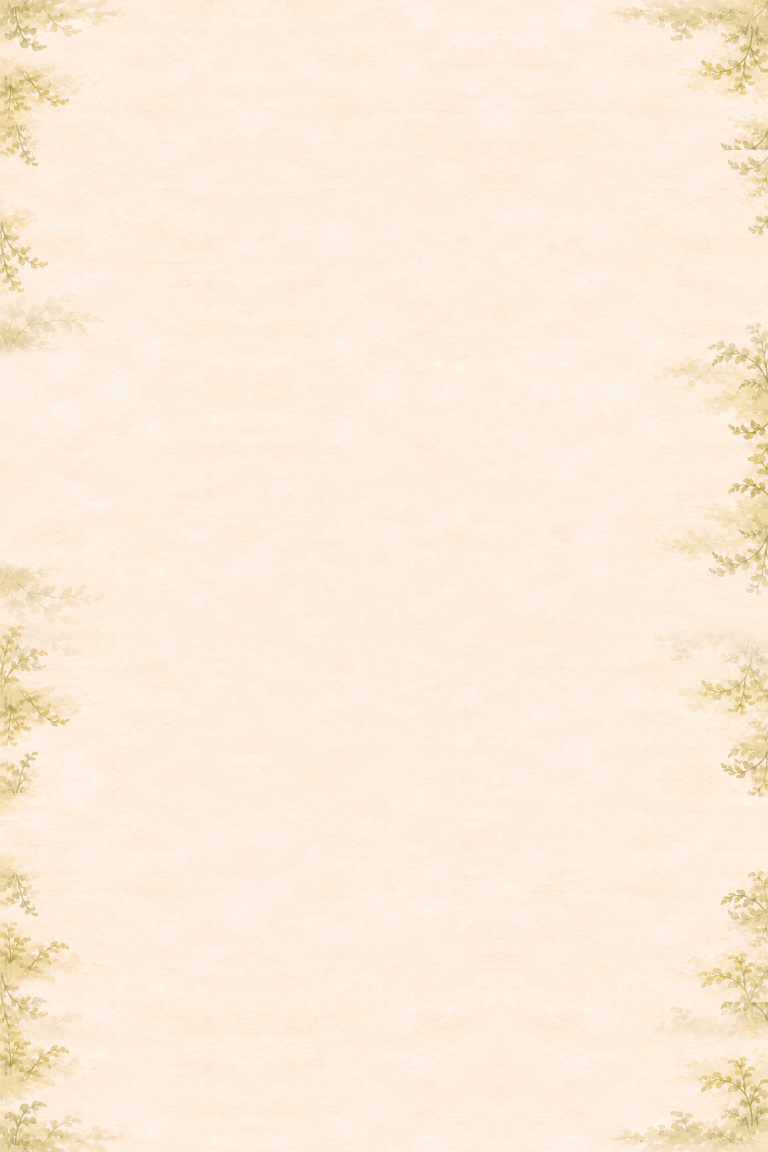
#> input picture app/src/main/assets/web/assets/forest/garden-wide.png, 1536 x 2304 px (shown at 1/2 size)
$ python build-lake-floor.py
#> lines starting #> are read from the running program, lines starting #| are printed output that depends on the picture
"""0.9.0 동쪽 호수 물가: the lake region's floor (paper continued from the forest, damp shore, soft ink-wash water, reeds,
grass tufts) and its winter ice layer. Usage: python3 tools/build-lake-floor.py
The water shape is the same formula as world.js waterD() (ellipse + three sines) so what is drawn is what blocks walking;
the drawing adds a soft wash around it. The images cover x 1.05..3.3, y -0.25..1.25 (0.9.5: the whole lake and the land
east of it, user: "호수는 확장시켜 놓자")."""
import numpy as np, math, random, os
from PIL import Image, ImageDraw, ImageFilter
ROOT=os.path.join(os.path.dirname(__file__),'..','app','src','main','assets','web','assets','forest')
X0,X1,Y0,Y1=1.05,3.3,-.25,1.25; K=2; PX=360*K; PY=576*K
W=int((X1-X0)*PX); H=int((Y1-Y0)*PY)
random.seed(7)
def P(u,v): return ((u-X0)*PX,(v-Y0)*PY)
yy,xx=np.mgrid[0:H,0:W].astype(np.float32); U=xx/PX+X0; V=yy/PY+Y0
def noise(grid,oct=3,seed=0):
#> called with grid = 330, oct = 2, seed = 9
    r=np.random.default_rng(seed);out=np.zeros((H,W),np.float32);amp=1;tot=0
    for o in range(oct):
        gw=max(2,int(grid*2**o)); gh=max(2,int(grid*2**o*H/W))
        g=r.random((gh,gw)).astype(np.float32)
        out+=np.asarray(Image.fromarray((g*255).astype(np.uint8)).resize((W,H),Image.BICUBIC),np.float32)/255*amp;tot+=amp;amp*=.5
    return out/tot
def smooth(m,r): return np.asarray(Image.fromarray((np.clip(m,0,1)*255).astype(np.uint8)).filter(ImageFilter.GaussianBlur(r)),np.float32)/255
# --- the shared water shape (world.js waterD) ---
def waterD(u,v): return np.sqrt(((u-2.25)/.74)**2+((v-.56)/.46)**2)+.045*np.sin(v*11+1.3)+.03*np.sin(v*23+.4)+.02*np.sin(u*19+2.1)
D=waterD(U,V)
fine=noise(330,2,9)              # the soft, granular edge the user chose ("물가 경계는 이 컨셉이 나음")
d=D+(fine-.5)*.7
water=d<1.0
# paper: mirror the forest floor at x 1.25 so the join is invisible
gw=np.asarray(Image.open(os.path.join(ROOT,'garden-wide.png')).convert('RGB'),np.float32)
tt=np.mod(U+.25,3.0); gx=np.where(tt<1.5,tt,3.0-tt)-.25; gx=((gx+.25)/1.5*gw.shape[1]).astype(int).clip(0,gw.shape[1]-1)
gy=((V+.25)/1.5*gw.shape[0]).astype(int).clip(0,gw.shape[0]-1)
rgb=gw[gy,gx].copy()
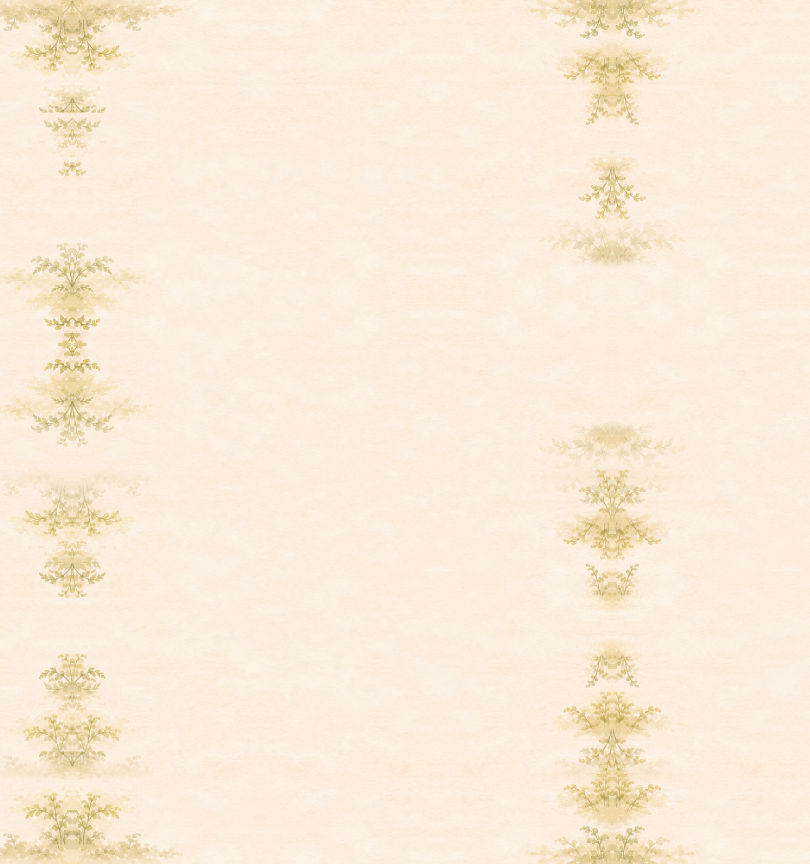
#> rgb: shape (1728, 1620, 3) float32 (shown at 1/2 size); mean R, G, B 253.7, 236.2, 217.5
alpha=np.clip((U-1.10)/.12,0,1)
wm=smooth(water,1.6*K)
damp=np.clip(1-(d-1.0)/.55,0,1)*(1-wm); damp=damp**1.6
rgb=rgb*(1-.35*damp[...,None])+np.array([206,193,166])*(.35*damp[...,None])
rgb=rgb*(1-.18*damp[...,None])+np.array([196,201,172])*(.18*damp[...,None])
band=np.clip(1-np.abs(d-1.03)/.06,0,1)*(1-wm)
rgb=rgb*(1-.18*band[...,None])+np.array([170,162,140])*(.18*band[...,None])
inner=np.clip((1.0-d)/.9,0,1)**.8
wc=np.array([180,203,200],np.float32)*(1-inner[...,None])+np.array([150,178,180],np.float32)*inner[...,None]
wc=wc*(0.97+0.05*noise(170,2,5)[...,None])
edge=np.clip(1-np.abs(d-.975)/.035,0,1); wc=wc*(1-.22*edge[...,None])
wc=wc+((np.sin(V*95+noise(40,3,1)*6)*.5+.5)**8*inner)[...,None]*22
rgb=rgb*(1-.9*wm[...,None])+wc*(.9*wm[...,None])
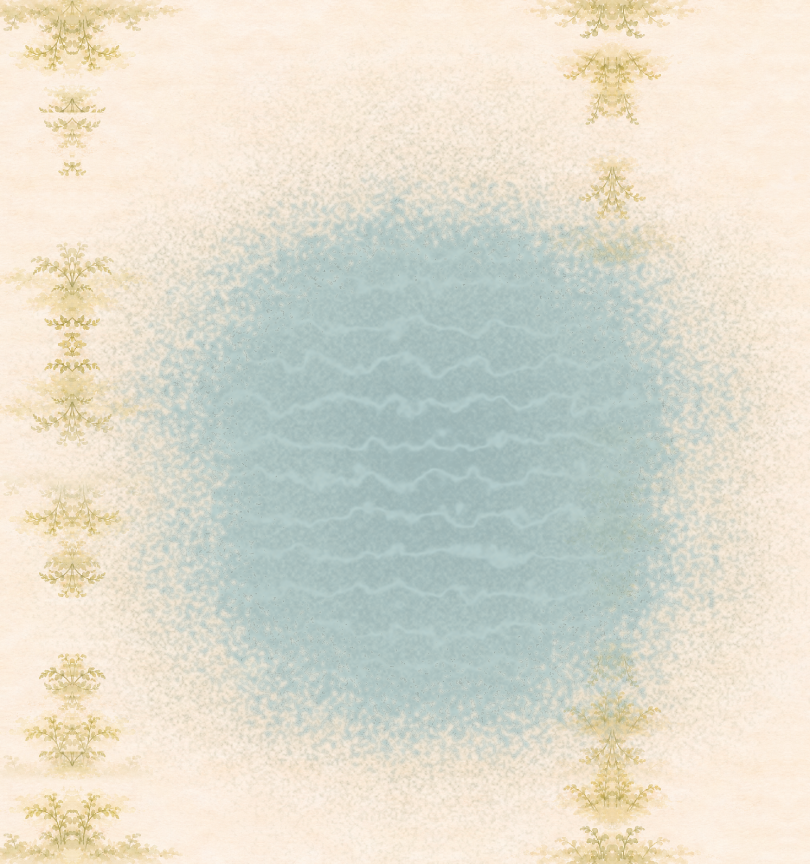
#> rgb: shape (1728, 1620, 3) float64 (shown at 1/2 size); mean R, G, B 222.4, 219.8, 205.6
img=Image.fromarray(np.clip(rgb,0,255).astype(np.uint8)).convert('RGBA'); img.putalpha(Image.fromarray((alpha*255).astype(np.uint8)))
#> after `img.putalpha(Image.fromarray((alpha * 255).astype(np.uint8)))`:
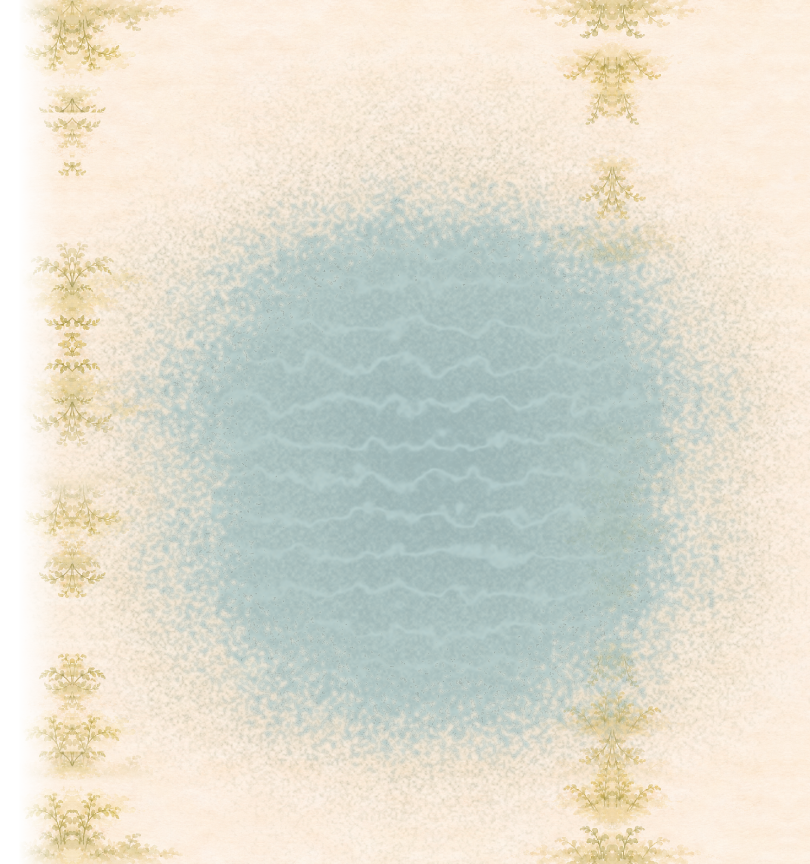
#> img: PIL image 1620x1728 RGBA (shown at 1/2 size); mean R, G, B, A 222, 219.4, 205.3, 242.4; transparent parts drawn white
ov=Image.new('RGBA',(W,H),(0,0,0,0)); dr=ImageDraw.Draw(ov)
#> after `ov = Image.new('RGBA', (W, H), (0, 0, 0, 0))`: ov: PIL image 1620x1728 RGBA; every value is 0
for _ in range(30):
    u=random.uniform(1.62,2.9); v=random.uniform(.2,.95); x,y=P(u,v)
    if not water[int(y),int(x)]: continue
    L=random.uniform(30,70)*K/2; dr.arc([x-L,y-L*.18,x+L,y+L*.18],200,340,fill=(238,244,240,150),width=K)
img.alpha_composite(ov.filter(ImageFilter.GaussianBlur(1.0)))
ov=Image.new('RGBA',(W,H),(0,0,0,0)); dr=ImageDraw.Draw(ov)
def stroke(x0,y0,x1,y1,w0,col,steps=10):
    for i in range(steps):
        t0,t1=i/steps,(i+1)/steps
        dr.line([(x0+(x1-x0)*t0,y0+(y1-y0)*t0),(x0+(x1-x0)*t1,y0+(y1-y0)*t1)],fill=col,width=max(1,int(w0*(1-t0)+.4)))
def tuft(u,v,s=1.0):
    x,y=P(u,v)
    for k in range(random.randint(5,9)):
        a=random.uniform(-.7,.7); L=random.uniform(9,17)*K*s
        stroke(x+random.uniform(-3,3)*K,y,x+math.sin(a)*L,y-math.cos(a)*L,2.2*K*s,(random.randint(120,150),random.randint(140,160),random.randint(96,112),200),8)
for _ in range(520):
    u=random.uniform(1.12,3.28); v=random.uniform(-.2,1.2); x,y=P(u,v)
    if x<0 or y<0 or x>=W or y>=H: continue
    dd=d[int(y),int(x)]
    if dd<1.22: continue
    if random.random()<np.clip(1-(dd-1.22)/.5,0,1)*.9: tuft(u,v,random.uniform(.6,1.1))
def reeds(u,v,n=12,h=1.0):
    x,y=P(u,v)
    for k in range(n):
        bx=x+random.uniform(-14,14)*K; L=random.uniform(40,70)*K*h; lean=random.uniform(-10,10)*K
        stroke(bx,y+random.uniform(-3,3)*K,bx+lean,y-L,2.6*K,(110,122,82,215),16)
        if random.random()<.55: tx,ty=bx+lean*.95,y-L*.95; dr.ellipse([tx-2.4*K,ty-9*K,tx+2.4*K,ty+2*K],fill=(128,98,64,220))
        if random.random()<.5: stroke(bx,y-L*.3,bx+random.choice([-1,1])*random.uniform(12,24)*K,y-L*.55,1.8*K,(126,138,92,190),8)
for (u,v,n,h) in [(1.47,.38,14,1.0),(1.50,.30,9,.8),(1.95,.98,16,1.1),(1.62,.12,10,.85),(3.02,.42,13,1.0),(2.9,.15,10,.85),(2.6,1.02,12,1.0)]: reeds(u,v,n,h)
img.alpha_composite(ov.filter(ImageFilter.GaussianBlur(.6)))
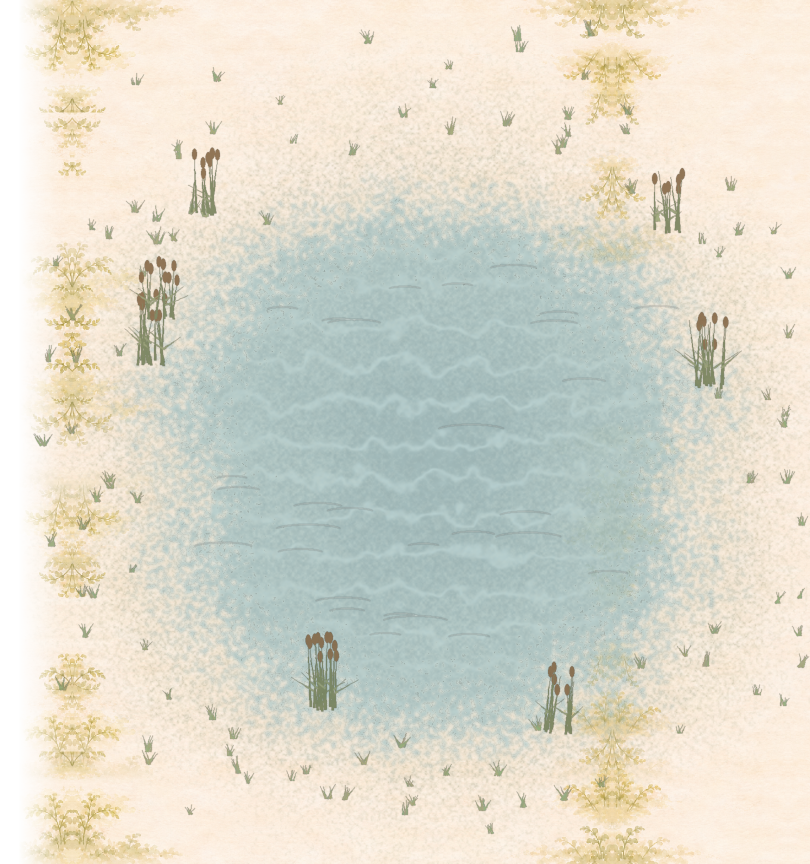
#> img: PIL image 1620x1728 RGBA (shown at 1/2 size); mean R, G, B, A 220.1, 217.7, 203.2, 242.4; transparent parts drawn white
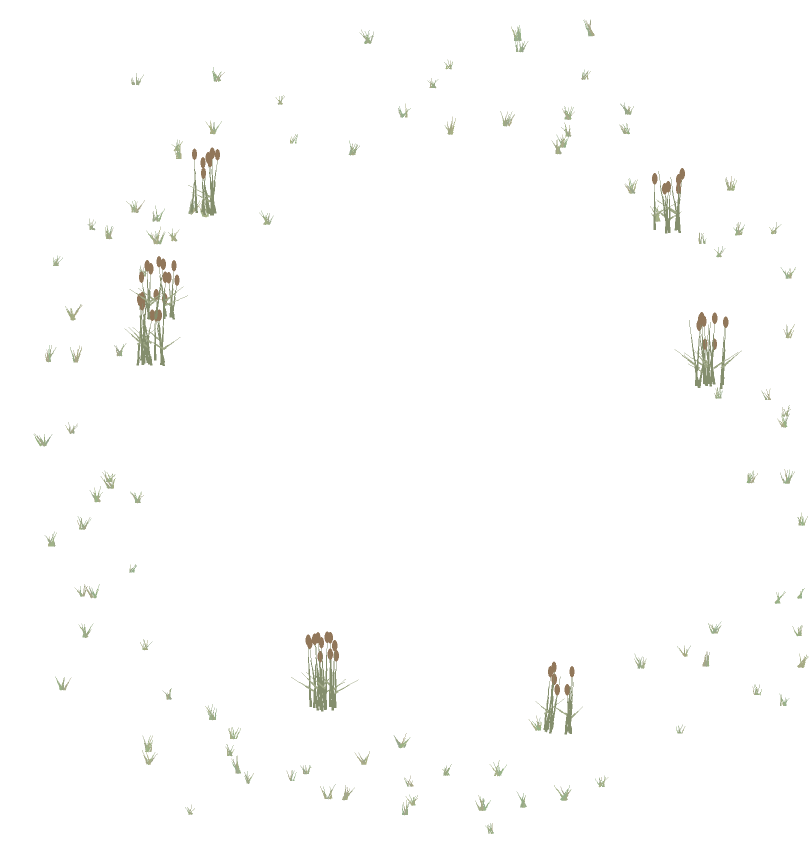
#> ov: PIL image 1620x1728 RGBA (shown at 1/2 size); mean R, G, B, A 2.2, 2.3, 1.6, 3.7; transparent parts drawn white
img.save(os.path.join(ROOT,'lake','lake-floor.png'),optimize=True)
# --- winter ice: drawn over the snow cover; pale grey-blue ice on the water, a few fine cracks ---
ice=np.array([222,230,230],np.float32)*(1-inner[...,None])+np.array([206,218,220],np.float32)*inner[...,None]
ice=ice*(0.98+0.03*noise(120,2,3)[...,None])
ia=Image.fromarray(np.dstack([np.clip(ice,0,255),wm*.92*255]).astype(np.uint8),'RGBA')
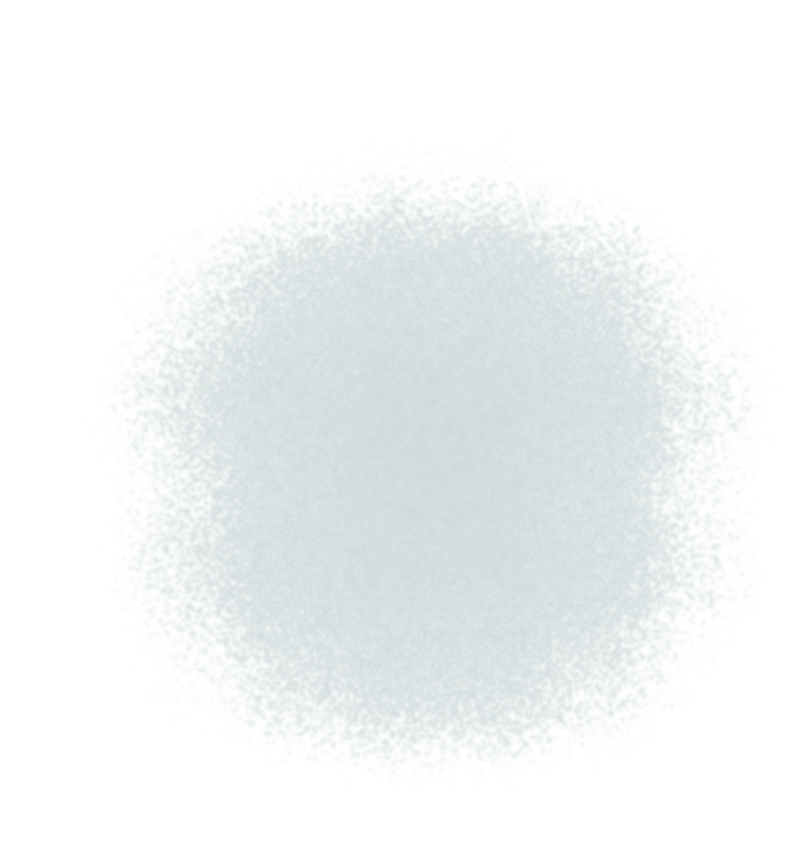
#> ia: PIL image 1620x1728 RGBA (shown at 1/2 size); mean R, G, B, A 218, 226.6, 226.9, 76.5; transparent parts drawn white
cd=ImageDraw.Draw(ia)
for _ in range(9):
    u=random.uniform(1.65,2.85); v=random.uniform(.25,.9); x,y=P(u,v)
    if not water[int(y),int(x)]: continue
    pts=[(x,y)]
    for _ in range(4): x+=random.uniform(-18,18)*K; y+=random.uniform(-8,8)*K; pts.append((x,y))
    cd.line(pts,fill=(178,192,196,150),width=1)
ia.save(os.path.join(ROOT,'lake','lake-ice.png'),optimize=True)
#> (the run stopped early here; a loop or call above may not have finished)
